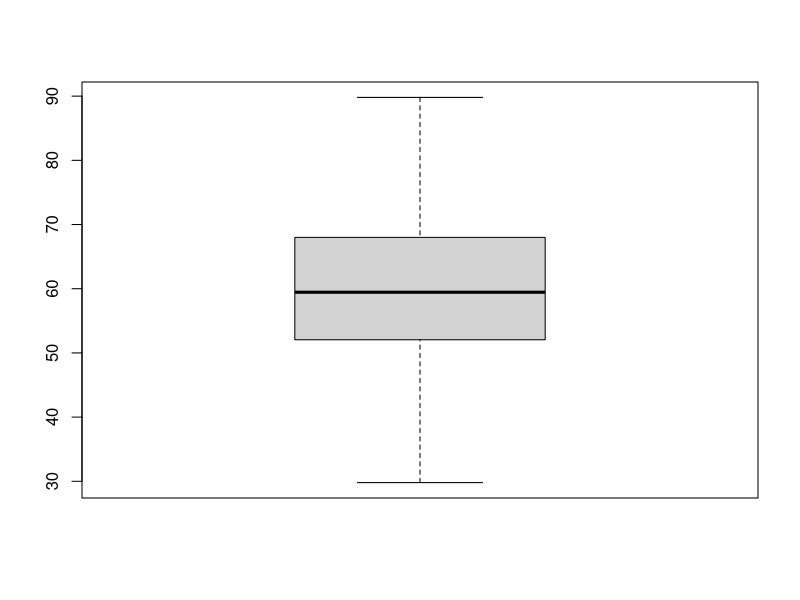

Recreate this plot in R.
measurements <- c(
	42.4, 65.7, 29.8, 58.7, 52.1, 55.8, 57.0, 68.7,
	67.3, 67.3, 54.3, 54.0, 73.1, 81.3, 59.9, 56.9,
	62.2, 69.9, 66.9, 59.0, 56.3, 43.3, 57.4, 45.3,
	80.1, 49.7, 42.8, 42.4, 59.6, 65.8, 61.4, 64.0,
	64.2, 72.6, 72.5, 46.1, 53.1, 56.1, 67.2, 70.7,
	42.6, 77.4, 54.7, 57.1, 77.3, 39.3, 76.4, 59.3,
	51.1, 73.8, 61.4, 73.1, 77.3, 48.5, 89.8, 50.7,
	52.0, 59.6, 66.1, 31.6)

boxplot(measurements)
# The same from the previous exercises holds true for
# this case about the comparison between the Stem-and-Leaf
# plot and the Box Plot.
